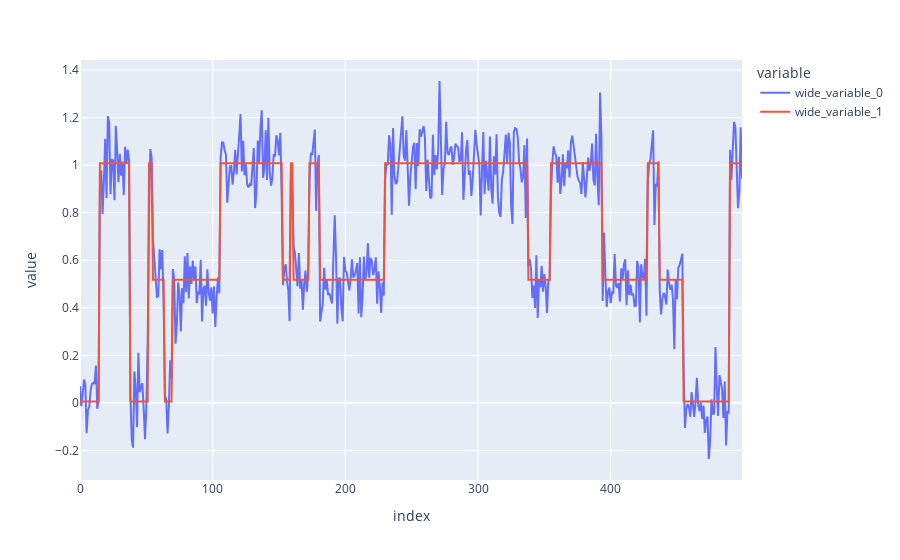

The notebook cell this image was saved under:
### Markdown cell above
Let's look at the first trace to see how it did

### Code cell
px.line(y=[values[0], predictions[0]])

### Figure 1 — Plotly figure (JSON) as saved in the notebook; plotly's stock layout.template omitted (floating-point values rounded to 4 significant figures; data arrays with more than 128 entries replaced by an {"elided": "..."} marker saying what was removed)
{"data": [{"hovertemplate": "variable=wide_variable_0<br>index=%{x}<br>value=%{y}<extra></extra>", "legendgroup": "wide_variable_0", "line": {"color": "#636efa", "dash": "solid"}, "marker": {"symbol": "circle"}, "mode": "lines", "name": "wide_variable_0", "orientation": "v", "showlegend": true, "type": "scatter", "x": {"elided": "500 int values"}, "xaxis": "x", "y": {"elided": "500 float values"}, "yaxis": "y"}, {"hovertemplate": "variable=wide_variable_1<br>index=%{x}<br>value=%{y}<extra></extra>", "legendgroup": "wide_variable_1", "line": {"color": "#EF553B", "dash": "solid"}, "marker": {"symbol": "circle"}, "mode": "lines", "name": "wide_variable_1", "orientation": "v", "showlegend": true, "type": "scatter", "x": {"elided": "500 int values"}, "xaxis": "x", "y": {"elided": "500 float values"}, "yaxis": "y"}], "layout": {"legend": {"title": {"text": "variable"}, "tracegroupgap": 0}, "margin": {"t": 60}, "xaxis": {"anchor": "y", "domain": [0, 1], "title": {"text": "index"}}, "yaxis": {"anchor": "x", "domain": [0, 1], "title": {"text": "value"}}}}
